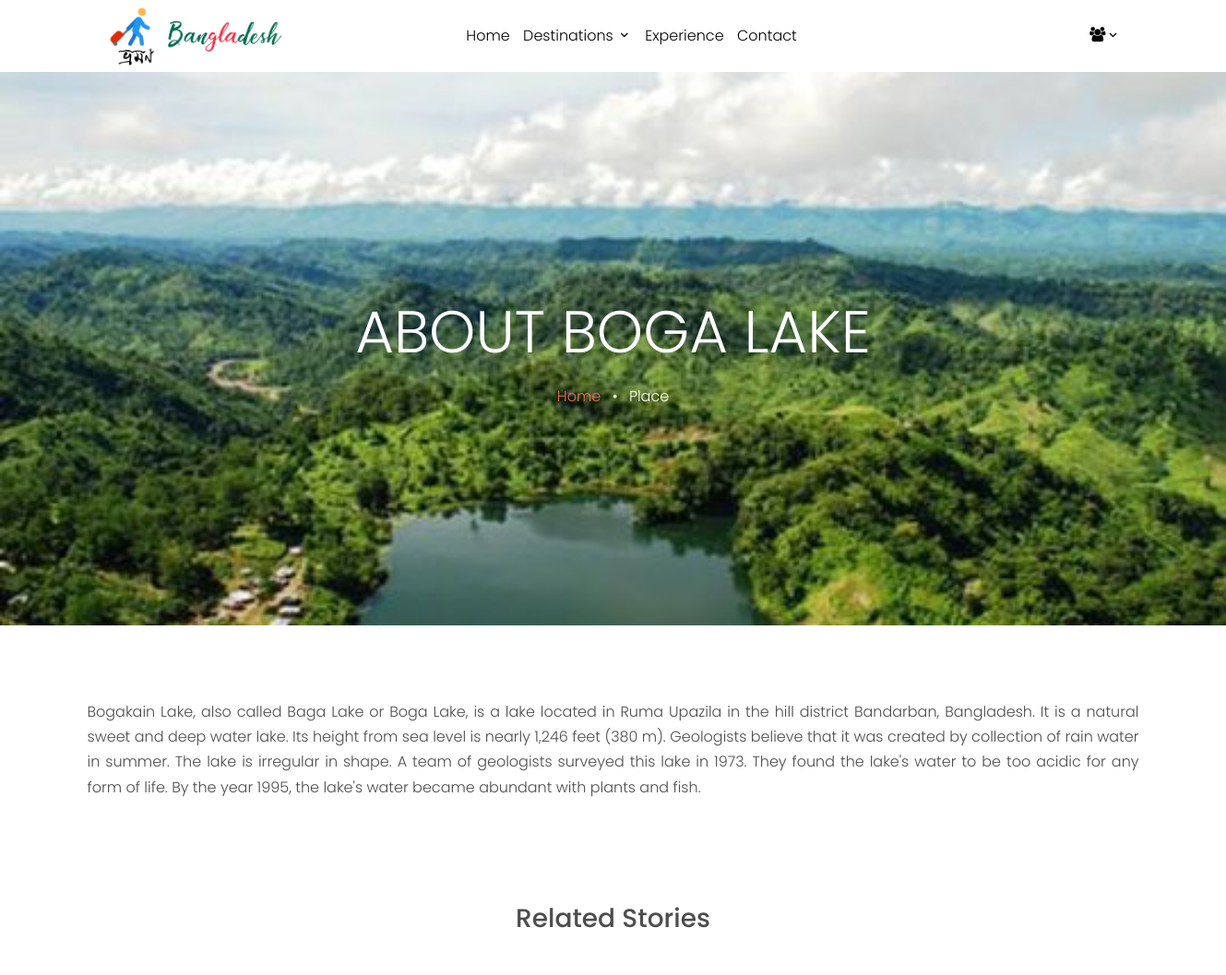
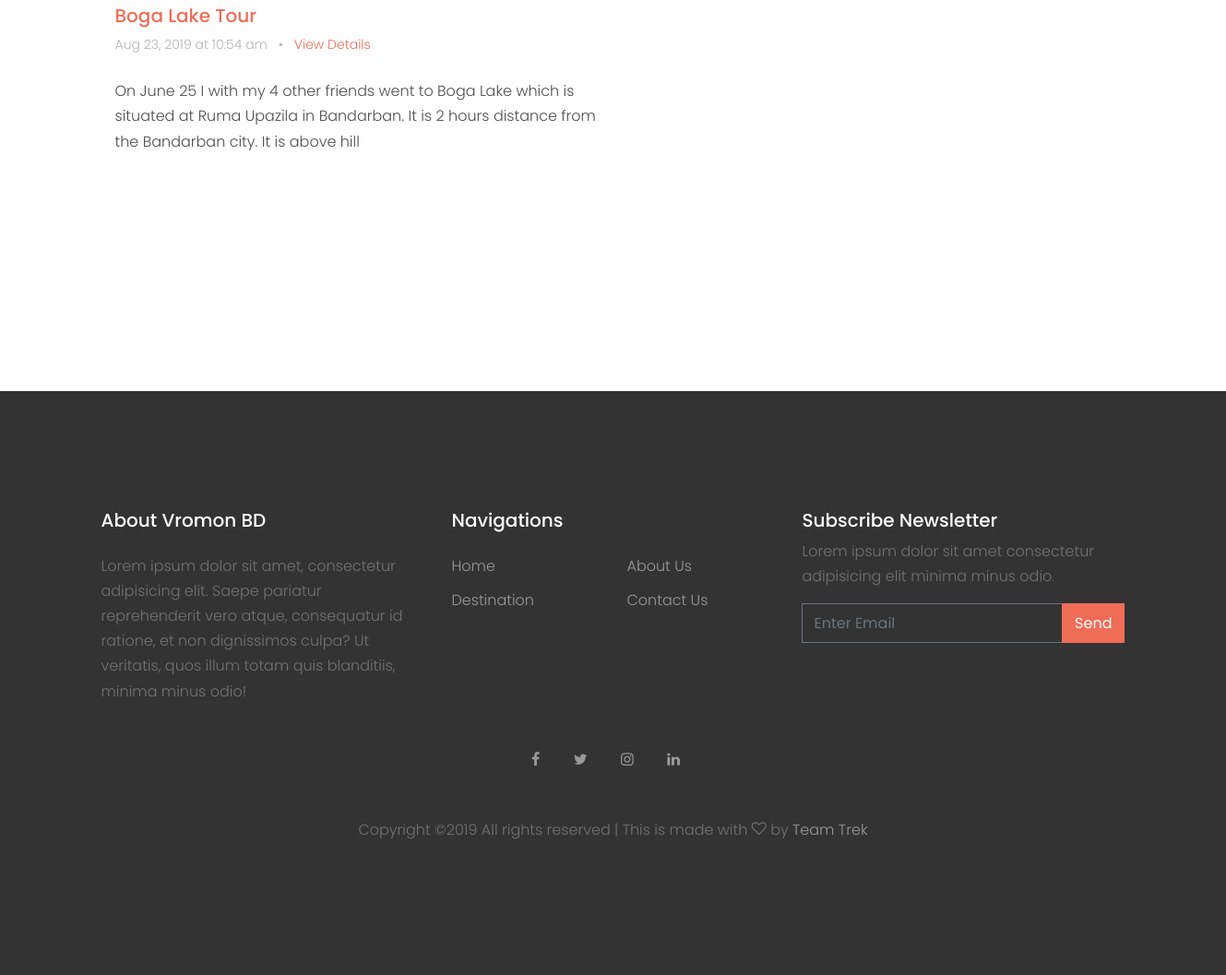
The app's page /place?placeID=5&placeName=Boga Lake with its own data (2 pictures, top to bottom).
### tables this page shows
CREATE TABLE `place` (
  `ID` int(11) NOT NULL,
  `DistrictID` int(11) NOT NULL,
  `Name` varchar(100) NOT NULL,
  `Tag` varchar(100) NOT NULL,
  `Image` varchar(100) NOT NULL,
  `Location` text NOT NULL,
  `Description` text NOT NULL
);

CREATE TABLE `blogs` (
  `ID` int(11) NOT NULL,
  `UserID` int(11) NOT NULL,
  `Title` varchar(200) NOT NULL,
  `PlaceName` varchar(100) NOT NULL,
  `Description` text NOT NULL,
  `Tag` varchar(100) NOT NULL,
  `DateTime` varchar(30) NOT NULL
);

### place.php (the view, shortened to what this page needs)
<?php
    include "zzz-dbConnect.php";
    if( isset($_GET['placeName']) && isset($_GET['placeID']) ){
        $placeName = $_GET['placeName'];
        $placeID = $_GET['placeID'];
    }
    $sql = "SELECT * FROM place WHERE ID = ". $placeID;
    $result = mysqli_query($link, $sql);
    $count = mysqli_num_rows($result);
    $row = mysqli_fetch_array($result);
    if($count > 0)$coverImgPath = $row['Image'];
    else $coverImgPath = 'images/hero_bg_2.jpg';
?>
<!DOCTYPE html>
<html lang="en">
  <head>
    <link rel="stylesheet" href="fonts/icomoon/style.css">
    <link rel="stylesheet" href="css/bootstrap.min.css">
    <link rel="stylesheet" href="css/magnific-popup.css">
    <link rel="stylesheet" href="css/jquery-ui.css">
    <link rel="stylesheet" href="css/owl.carousel.min.css">
    <link rel="stylesheet" href="css/owl.theme.default.min.css">
    <link rel="stylesheet" href="css/bootstrap-datepicker.css">
    <link rel="stylesheet" href="fonts/flaticon/font/flaticon.css">
    <link rel="stylesheet" href="https://cdn.jsdelivr.net/npm/mediaelement@4.2.7/build/mediaelementplayer.min.css">
    <link rel="stylesheet" href="css/aos.css">
    <link rel="stylesheet" href="css/style.css">
  </head>
  <body>
    <div class="site-wrap">
      <?php include'zzz-header.php';?>
      <div class="site-blocks-cover inner-page-cover" style="background-image: url(<?php echo $coverImgPath?>);" data-aos="fade" data-stellar-background-ratio="0.5">
        <div class="container">
          <div class="row align-items-center justify-content-center text-center">
            <div class="col-md-8" data-aos="fade-up" data-aos-delay="400">
              <h1 class="text-white font-weight-light">About <?php echo $placeName;?></h1>
              <div>
                <a href="index">Home</a> <span class="mx-2 text-white">&bullet;</span> <span class="text-white">Place</span>
              </div>
            </div>
          </div>
        </div>
      </div>
      <div class="site-section">
        <div class="container">
          <div class="row mb-3 align-items-stretch">
            <?php
              $sql = "SELECT * FROM place WHERE ID = ". $placeID;
              $result = mysqli_query($link, $sql);
              $count = mysqli_num_rows($result);
              $row = mysqli_fetch_array($result);
              if($count > 0){
            ?>
                <div class="h-entry">
                  <p style="text-align: justify;"><?php echo $row['Description']?></p>
                </div>
            <?php
              }
            ?>
          </div>
          <div class="site-section">
            <div class="container">
              <h3 style="text-align:center; margin-bottom:50px; ">Related Stories</h3>
              <div class="row mb-3 align-items-stretch">
                <?php
                  $sql = "SELECT * FROM blogs WHERE PlaceName=\"".$placeName."\"";
                  $res = mysqli_query($link, $sql);
                  while($run = mysqli_fetch_array($res)){
                ?>
                    <div class="col-md-6 col-lg-6 mb-4 mb-lg-4" style="padding-bottom:40px;">
                      <div class="h-entry">
                        <h2 class="font-size-regular"><a href="post?eid=<?php echo $run['ID']?>"><?php echo $run['Title']?></a></h2>
                        <div class="meta mb-4"><?php echo $run['DateTime']?> <span class="mx-2">&bullet;</span> <a href="post?eid=<?php echo $row['ID']?>">View Details</a></div>
                        <p><?php echo $run['Description']?></p>
                      </div>
                    </div>
                <?php
                  }
                ?>
              </div>
            </div>
          </div>
          <div class="row">
            <div class="col-12 text-center">
            </div>
          </div>
        </div>
      </div>
      <?php include "zzz-footer.php";?>
    </div>
  </body>
</html>

### css/style.css (style rules this page uses)
body { line-height: 1.7; color: #4d4d4d; font-weight: 300; font-size: 1rem; }
a { -webkit-transition: .3s all ease; -o-transition: .3s all ease; transition: .3s all ease; }
h1, h2, h3, h4, h5, .h1, .h2, .h3, .h4, .h5 { font-family: "Poppins", -apple-system, BlinkMacSystemFont, "Segoe UI", Roboto, "Helvetica Neue", Arial, sans-serif, "Apple Color Emoji", "Segoe UI Emoji", "Segoe UI Symbol", "Noto Color Emoji"; }
.site-wrap:before { -webkit-transition: .3s all ease-in-out; -o-transition: .3s all ease-in-out; transition: .3s all ease-in-out; background: rgba(0, 0, 0, 0.6); content: ""; position: absolute; z-index: 2000; top: 0; left: 0; right: 0; bottom: 0; opacity: 0; visibility: hidden; }
.site-section { padding: 2.5em 0; }
@media (min-width: 768px) { .site-section { padding: 5em 0; } }
.site-blocks-cover { background-size: cover; background-repeat: no-repeat; background-position: top; background-position: center center; }
.site-blocks-cover, .site-blocks-cover .row { min-height: 600px; height: calc(100vh - 73px); }
.site-blocks-cover.inner-page-cover, .site-blocks-cover.inner-page-cover .row { min-height: 600px; height: calc(30vh); }
.site-blocks-cover h1 { text-transform: uppercase; font-size: 4rem; font-weight: 900; color: #fff; line-height: 1.5; }
.h-entry .meta { color: #b3b3b3; font-size: 14px; }
.h-entry h2 { font-size: 20px; }

### records on screen
place: Image (picture), Description "Bogakain Lake, also called Baga Lake or Boga Lake, is a lake located in Ruma Upazila in the hill district Bandarban, Bangladesh. It is a natural sweet and deep water lake. Its height from sea level is nearly 1,246 feet (380 m). Geologists believe that it was created by collection of rain water in summer. The lake is irregular in shape. A team of geologists surveyed this lake in 1973. They found the lake's water to be too acidic for any form of life. By the year 1995, the lake's water became abundant with plants and fish."
blogs: Title "Boga Lake Tour", DateTime "Aug 23, 2019 at 10:54 am", Description "On June 25 I with my 4 other friends went to Boga Lake which is situated at Ruma Upazila in Bandarban. It is 2 hours distance from the Bandarban city. It is above hill"

### other values on screen
$placeName "BOGA LAKE"
